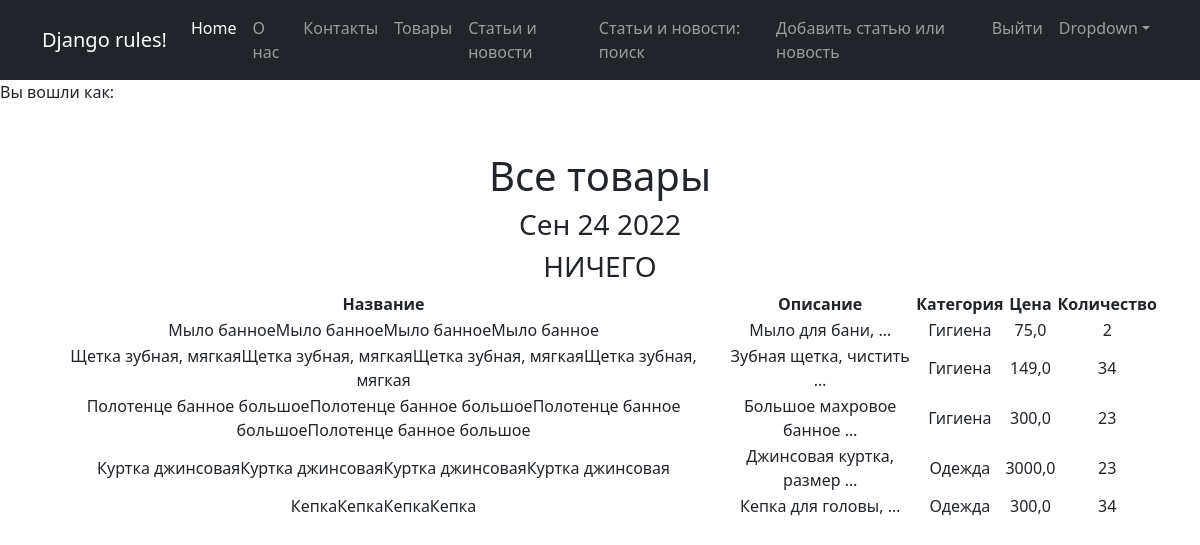
Screenshot of /products/ with the database file from the repository.
### simpleapp/models.py (models this page shows, shortened)
class Product(models.Model):
    name = models.CharField(
        max_length=50,
        unique=True, # названия товаров не должны повторяться
    )
    description = models.TextField()
    quantity = models.IntegerField(
        validators=[MinValueValidator(0)],
    )
    category = models.ForeignKey(
        to='Category',
        on_delete=models.CASCADE,
        related_name='products', # все продукты в категории будут доступны через поле products
    )
    price = models.FloatField(
        validators=[MinValueValidator(0.0)],
    )

class Category(models.Model):
    name = models.CharField(max_length=100, unique=True)  # названия категорий тоже не должны повторяться

### simpleapp/views.py (the view)
# urls.py: path('', ProductsList.as_view(),name='products'),
class ProductsList(ListView):
    model = Product
    template_name = 'products.html'
    context_object_name = 'products'
    def get_context_data(self, **kwargs):
        context = super().get_context_data(**kwargs)
        context['time_now'] = datetime.utcnow()
        context['value1'] = None
        return context

### simpleapp/templatetags/simple_app_custom_filters.py (called while the page is built)
@register.filter(name='multiply')
def multiply(value, arg):
    if isinstance(value, str) and isinstance(arg, int):
        return str(value) * arg
    else:
        raise ValueError(f'Нельзя умножить {type(value)} на {type(arg)}')

### templates/products.html (shortened to what this page needs)
{% extends 'flatpages/default.html' %}
{% load simple_app_custom_filters %}
{% block content %}
    <h1>Все товары</h1>
    <h3>{{ time_now|date:'M d Y' }}</h3>
    <h3>{{ value1|default_if_none:'НИЧЕГО' }}</h3>
    {% if products %}
        <table>
            <tr>
                <th>Название</th>
                <th>Описание</th>
                <th>Категория</th>
                <th>Цена</th>
                <th>Количество</th>
            </tr>
        {% for product in products %}
            <tr>
                <td>{{ product.name|multiply:4 }}</td>
                <td>{{ product.description|truncatewords:3 }}</td>
                <td>{{ product.category.name }}</td>
                <td>{{ product.price }}</td>
                <td>{{ product.quantity }}</td>
            </tr>
        {% endfor %}
        </table>
    {% else %}
        <h2>Товаров нет!</h2>
    {% endif %}
{% endblock content %}

### templates/flatpages/default.html (shortened to what this page needs)
{% load static %}
<!DOCTYPE html>
<html lang="en">
    <head>
        <link href="{% static 'css/styles.css' %}" rel="stylesheet">
    </head>
    <body>
        <nav class="navbar navbar-expand-lg navbar-dark bg-dark">
            <div class="container">
                <a class="navbar-brand" href="#">Django rules!</a>
                <div class="collapse navbar-collapse" id="navbarSupportedContent">
                    <ul class="navbar-nav ms-auto mb-2 mb-lg-0">
                        <li class="nav-item"><a class="nav-link active" aria-current="page" href="#">Home</a></li>
                        <li class="nav-item"><a class="nav-link" href="/pages/about/">О нас</a></li>
                        <li class="nav-item"><a class="nav-link" href="/pages/contact/">Контакты</a></li>
                        <li class="nav-item"><a class="nav-link" href="/products/">Товары</a></li>
                        <li class="nav-item"><a class="nav-link" href="/news/">Статьи и новости</a></li>
                        <li class="nav-item"><a class="nav-link" href="/news/search">Статьи и новости: поиск</a></li>
                        <li class="nav-item"><a class="nav-link" href="/news/add">Добавить статью или новость</a></li>
                        <li class="nav-item"><a class="nav-link" href="/accounts/logout">Выйти</a></li>
                        <li class="nav-item dropdown">
                            <a class="nav-link dropdown-toggle" id="navbarDropdown" href="#" role="button" data-bs-toggle="dropdown" aria-expanded="false">Dropdown</a>
                        </li>
                    </ul>
                </div>
            </div>
        </nav>
        <p>Вы вошли как: <b>{{ request.user.username }}</b></p>
        <div class="container">
            <div class="text-center mt-5">
                <div class="row">
                    <div class="col-lg-12 text-center">
                     {% block content %}{% endblock content %}
                    </div>
                  </div>
            </div>
        </div>
    </body>
</html>

### rows the page displays
Product: name|multiply "Мыло банноеМыло банноеМыло банноеМыло банное", description "Мыло для бани, …", category.name "Гигиена", price "75,0", quantity "2"
Product: name|multiply "Щетка зубная, мягкаяЩетка зубная, мягкаяЩетка зубная, мягкаяЩетка зубная, мягкая", description "Зубная щетка, чистить …", category.name "Гигиена", price "149,0", quantity "34"
Product: name|multiply "Полотенце банное большоеПолотенце банное большоеПолотенце банное большоеПолотенце банное большое", description "Большое махровое банное …", category.name "Гигиена", price "300,0", quantity "23"
Product: name|multiply "Куртка джинсоваяКуртка джинсоваяКуртка джинсоваяКуртка джинсовая", description "Джинсовая куртка, размер …", category.name "Одежда", price "3000,0", quantity "23"
Product: name|multiply "КепкаКепкаКепкаКепка", description "Кепка для головы, …", category.name "Одежда", price "300,0", quantity "34"

### other values shown
{{ time_now|date:'M d Y' }} "Сен 24 2022"
{{ value1|default_if_none:'НИЧЕГО' }} "НИЧЕГО"
